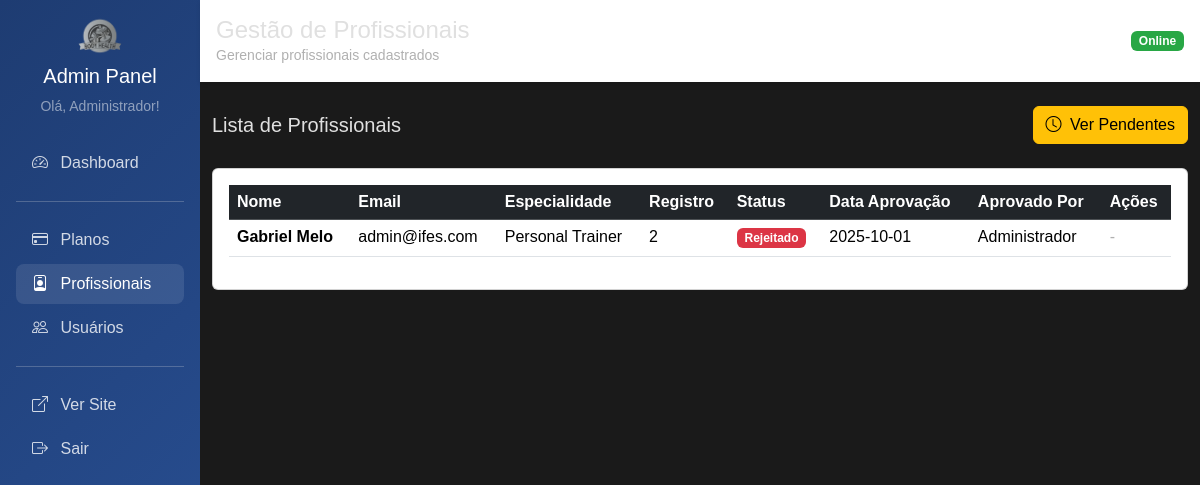
The app's page /admin/profissionais (signed in), older data.
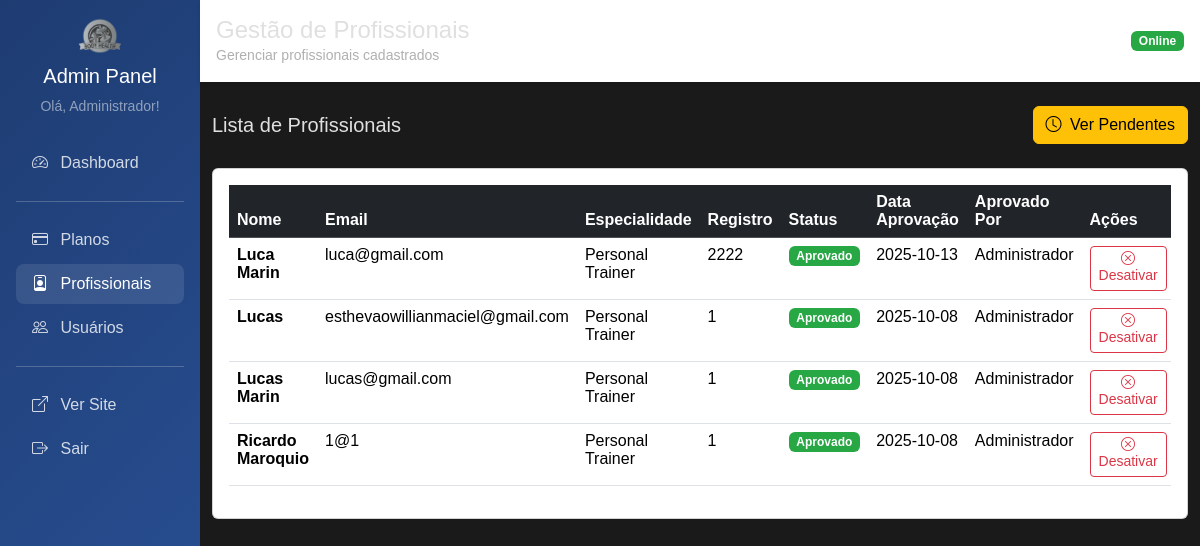
The same page, newer data.
### tables this page shows
CREATE TABLE profissional (
    id INTEGER PRIMARY KEY,
    especialidade TEXT NOT NULL,
    registro_profissional TEXT,
    status TEXT DEFAULT 'pendente',
    data_solicitacao TIMESTAMP DEFAULT CURRENT_TIMESTAMP,
    data_aprovacao TIMESTAMP,
    aprovado_por INTEGER, cpf_cnpj TEXT, foto_registro TEXT,
    FOREIGN KEY (id) REFERENCES usuario(id),
    FOREIGN KEY (aprovado_por) REFERENCES usuario(id)
);

CREATE TABLE usuario (
    id INTEGER PRIMARY KEY AUTOINCREMENT,
    nome TEXT NOT NULL,
    email TEXT UNIQUE NOT NULL,
    senha TEXT NOT NULL,
    perfil TEXT NOT NULL DEFAULT 'cliente',
    foto TEXT,
    token_redefinicao TEXT,
    data_token TIMESTAMP,
    data_cadastro TIMESTAMP DEFAULT CURRENT_TIMESTAMP
);

### routes/register_admin_routes.py (the view)
    @app.get("/admin/profissionais")
    @requer_autenticacao(['admin'])
    async def admin_profissionais_listar(request: Request, usuario_logado: dict = Depends(obter_usuario_logado)):
        profissionais = profissional_repo.obter_todos_com_status()
        return templates.TemplateResponse("admin/profissionais/listar.html", {
            "request": request,
            "usuario": usuario_logado,
            "profissionais": profissionais
        })

### templates/admin/profissionais/listar.html (shortened to what the changed rows need)
{% extends "admin/base_admin.html" %}
{% block content %}
<div class="card">
    <div class="card-body">
        {% if profissionais %}
            <div class="table-responsive">
                <table class="table table-hover">
                    <thead class="table-dark">
                        <tr>
                            <th>Nome</th>
                            <th>Email</th>
                            <th>Especialidade</th>
                            <th>Registro</th>
                            <th>Status</th>
                            <th>Data Aprovação</th>
                            <th>Aprovado Por</th>
                            <th>Ações</th>
                        </tr>
                    </thead>
                    <tbody>
                        {% for prof in profissionais %}
                        <tr>
                            <td><strong>{{ prof.nome }}</strong></td>
                            <td>{{ prof.email }}</td>
                            <td>{{ prof.especialidade }}</td>
                            <td>
                                {% if prof.registro_profissional %}
                                    {{ prof.registro_profissional }}
                                {% else %}
                                    <span class="text-muted">-</span>
                                {% endif %}
                            </td>
                            <td>
                                {% if prof.status == 'aprovado' %}
                                    <span class="badge bg-success">Aprovado</span>
                                {% elif prof.status == 'pendente' %}
                                    <span class="badge bg-warning">Pendente</span>
                                {% elif prof.status == 'rejeitado' %}
                                    <span class="badge bg-danger">Rejeitado</span>
                                {% else %}
                                    <span class="badge bg-secondary">Inativo</span>
                                {% endif %}
                            </td>
                            <td>
                                {% if prof.data_aprovacao %}
                                    {{ prof.data_aprovacao[:10] }}
                                {% else %}
                                    <span class="text-muted">-</span>
                                {% endif %}
                            </td>
                            <td>
                                {% if prof.aprovado_por_nome %}
                                    {{ prof.aprovado_por_nome }}
                                {% else %}
                                    <span class="text-muted">-</span>
                                {% endif %}
                            </td>
                            <td>
                                {% if prof.status == 'aprovado' %}
                                    <button type="button" class="btn btn-outline-danger btn-sm"
                                            onclick="confirmarExclusaoProf({{ prof.id }}, '{{ prof.nome }}')">
                                        <i class="bi bi-x-circle"></i> Desativar
                                    </button>
                                {% else %}
                                    <span class="text-muted">-</span>
                                {% endif %}
                            </td>
                        </tr>
                        {% endfor %}
                    </tbody>
                </table>
            </div>
        {% else %}
            <div class="text-center py-5">
                <i class="bi bi-person-badge text-muted" style="font-size: 4rem;"></i>
                <h5 class="mt-3 text-muted">Nenhum profissional encontrado</h5>
                <p class="text-muted">Aguarde cadastros de profissionais.</p>
            </div>
        {% endif %}
    </div>
</div>
{% endblock %}

Row changes from the older to the newer data that the page shows:
no longer on this page (row unchanged): profissional: nome "Gabriel Melo", email "admin@ifes.com", especialidade "Personal Trainer", registro_profissional "2", status "Rejeitado", data_aprovacao "2025-10-01", aprovado_por_nome "Administrador"
added profissional: nome "Luca Marin", email "luca@gmail.com", especialidade "Personal Trainer", registro_profissional "2222", status "Aprovado", data_aprovacao "2025-10-13", aprovado_por_nome "Administrador"
added profissional: nome "Lucas", email "esthevaowillianmaciel@gmail.com", especialidade "Personal Trainer", registro_profissional "1", status "Aprovado", data_aprovacao "2025-10-08", aprovado_por_nome "Administrador"
added profissional: nome "Lucas Marin", email "lucas@gmail.com", especialidade "Personal Trainer", registro_profissional "1", status "Aprovado", data_aprovacao "2025-10-08", aprovado_por_nome "Administrador"
added profissional: nome "Ricardo Maroquio", email "1@1", especialidade "Personal Trainer", registro_profissional "1", status "Aprovado", data_aprovacao "2025-10-08", aprovado_por_nome "Administrador"
